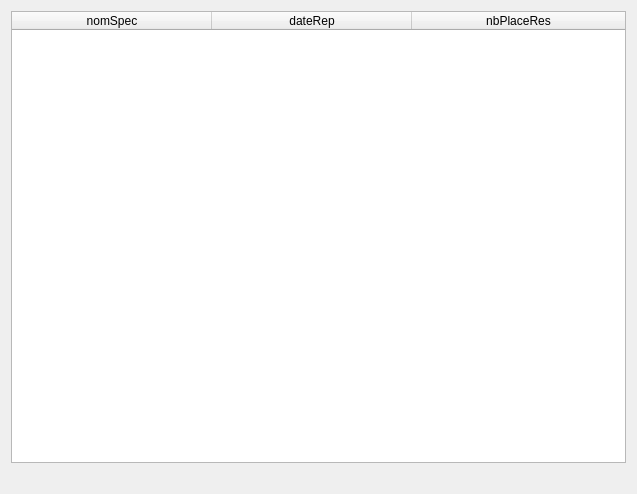
<?xml version="1.0" encoding="UTF-8"?>
<ui version="4.0">
 <class>fct_comp_6</class>
 <widget class="QDialog" name="fct_comp_6">
  <property name="geometry">
   <rect>
    <x>0</x>
    <y>0</y>
    <width>637</width>
    <height>494</height>
   </rect>
  </property>
  <property name="windowTitle">
   <string>Numéros des places libres</string>
  </property>
  <layout class="QVBoxLayout" name="verticalLayout">
   <item>
    <widget class="QTableWidget" name="table_fct_comp_P3_2">
     <attribute name="horizontalHeaderDefaultSectionSize">
      <number>200</number>
     </attribute>
     <attribute name="horizontalHeaderMinimumSectionSize">
      <number>50</number>
     </attribute>
     <attribute name="horizontalHeaderStretchLastSection">
      <bool>true</bool>
     </attribute>
     <attribute name="verticalHeaderVisible">
      <bool>false</bool>
     </attribute>
     <column>
      <property name="text">
       <string>nomSpec</string>
      </property>
     </column>
     <column>
      <property name="text">
       <string>dateRep</string>
      </property>
     </column>
     <column>
      <property name="text">
       <string>nbPlaceRes</string>
      </property>
     </column>
    </widget>
   </item>
   <item>
    <widget class="QLabel" name="label_fct_comp_P3_2">
     <property name="text">
      <string/>
     </property>
     <property name="alignment">
      <set>Qt::AlignCenter</set>
     </property>
    </widget>
   </item>
  </layout>
 </widget>
 <resources/>
 <connections/>
</ui>
